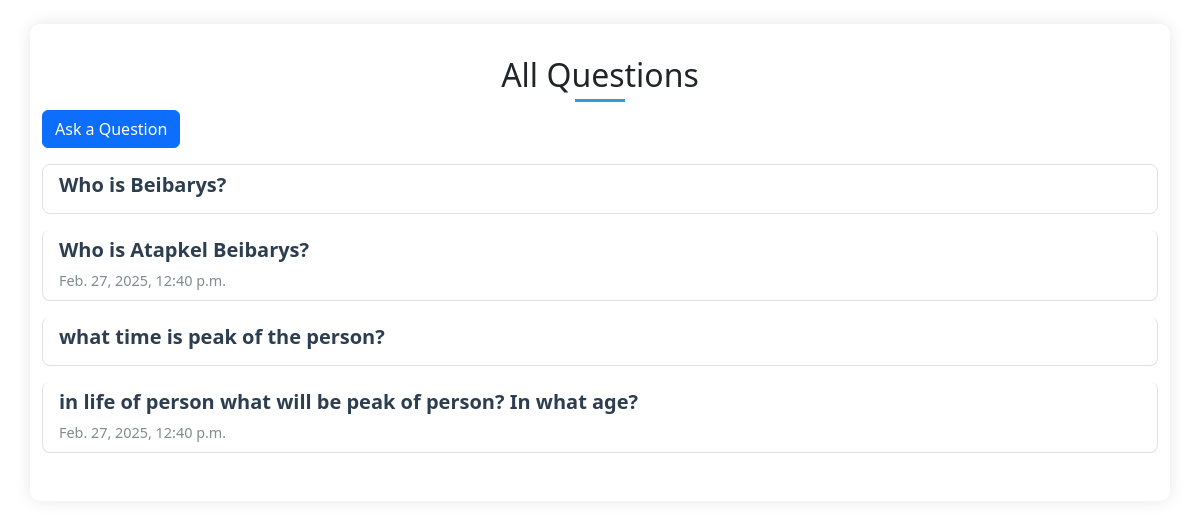
The page / on the database its author committed.
### questions/models.py (models this page shows, shortened)
class Question(models.Model):
    title = models.CharField(max_length=255)
    description = models.TextField()
    created_at = models.DateTimeField(auto_now_add=True)
    updated_at = models.DateTimeField(auto_now=True)

### questions/views.py (the view)
# urls.py: path('', views.index, name='index'),
def index(request):
    questions = Question.objects.all()
    context = {"questions": questions}
    return render(request, 'questions/all_questions.html', context)

### templates/questions/all_questions.html (shortened to what this page needs)
<!DOCTYPE html>
{% load static %}
<html lang="en">
<head>
    <link rel="stylesheet" href="{% static 'main.css' %}">
    <link href="https://cdn.jsdelivr.net/npm/bootstrap@5.3.0/dist/css/bootstrap.min.css" rel="stylesheet">
</head>
<body>
<div class="container mt-4">
    <h2 class="text-center">All Questions</h2>
    <a href="/create" class="btn btn-primary mb-3">Ask a Question</a>
    <div class="list-group">
        {% for question in questions %}
        <a href="{{ question.id }}/" class="list-group-item list-group-item-action">
            <h5>{{ question.title}}</h5>
        </a>
        <a href="{{ question.id }}/" class="list-group-item list-group-item-action">
            <h5>{{ question.description }}</h5>
            <p>{{ question.created_at }}</p>
        </a>
        {% empty %}
        <p class="text-muted">No questions available.</p>
        {% endfor %}
    </div>
</div>
</body>
</html>

### static/main.css (style rules this page uses)
body { background: black; font-family: 'Segoe UI', Tahoma, Geneva, Verdana, sans-serif; }
.container { max-width: 800px; padding: 2rem; background: white; border-radius: 10px; box-shadow: 0 0 15px rgba(0,0,0,0.1); margin-top: 2rem; margin-bottom: 2rem; }
h2 { color: #2c3e50; font-weight: 700; margin-bottom: 1.5rem; position: relative; padding-bottom: 0.5rem; }
h2:after { content: ''; position: absolute; bottom: 0; left: 50%; transform: translateX(-50%); width: 50px; height: 3px; background: #3498db; }
.list-group-item { border: none; margin-bottom: 1rem; border-radius: 8px!important; transition: all 0.3s ease; padding: 1.5rem; background-color: #f8f9fa; }
.list-group-item h5 { color: #2c3e50; font-weight: 600; margin-bottom: 0.5rem; }
.list-group-item p { color: #7f8c8d; font-size: 0.9rem; margin-bottom: 0; }
.btn { border-radius: 8px; padding: 0.5rem 1.5rem; font-weight: 600; transition: all 0.3s ease; }
.btn-primary { background-color: #3498db; border-color: #3498db; }

### rows shown on the page
Question: title "Who is Beibarys?", description "Who is Atapkel Beibarys?", created_at "Feb. 27, 2025, 12:40 p.m."
Question: title "what time is peak of the person?", description "in life of person what will be peak of person? In what age?", created_at "Feb. 27, 2025, 12:40 p.m."
